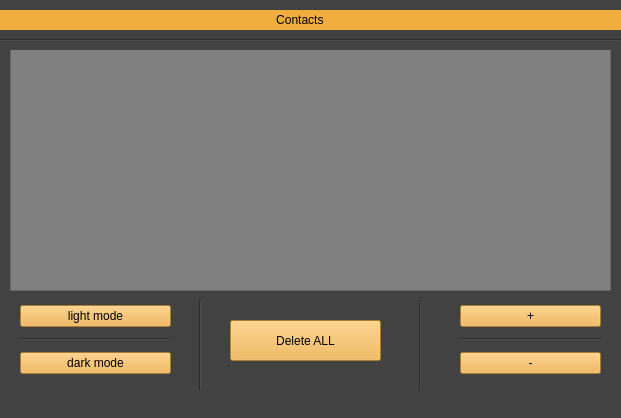
<?xml version="1.0" encoding="UTF-8"?>
<ui version="4.0">
 <class>MainWindow</class>
 <widget class="QMainWindow" name="MainWindow">
  <property name="geometry">
   <rect>
    <x>0</x>
    <y>0</y>
    <width>621</width>
    <height>418</height>
   </rect>
  </property>
  <property name="windowTitle">
   <string>MainWindow</string>
  </property>
  <property name="styleSheet">
   <string notr="true">background-color: rgb(66, 66, 66);</string>
  </property>
  <widget class="QWidget" name="centralwidget">
   <widget class="QWidget" name="verticalLayoutWidget_2">
    <property name="geometry">
     <rect>
      <x>460</x>
      <y>300</y>
      <width>141</width>
      <height>81</height>
     </rect>
    </property>
    <layout class="QVBoxLayout" name="verticalLayout_4">
     <item>
      <widget class="QPushButton" name="pushButton">
       <property name="styleSheet">
        <string notr="true">background-color: rgb(240, 173, 61);
</string>
       </property>
       <property name="text">
        <string>+</string>
       </property>
      </widget>
     </item>
     <item>
      <widget class="Line" name="line_6">
       <property name="orientation">
        <enum>Qt::Horizontal</enum>
       </property>
      </widget>
     </item>
     <item>
      <widget class="QPushButton" name="pushButton_2">
       <property name="styleSheet">
        <string notr="true">background-color: rgb(240, 173, 61);</string>
       </property>
       <property name="text">
        <string>-</string>
       </property>
      </widget>
     </item>
    </layout>
   </widget>
   <widget class="QWidget" name="verticalLayoutWidget_3">
    <property name="geometry">
     <rect>
      <x>20</x>
      <y>300</y>
      <width>151</width>
      <height>80</height>
     </rect>
    </property>
    <layout class="QVBoxLayout" name="verticalLayout_3">
     <item>
      <widget class="QPushButton" name="light_btn">
       <property name="styleSheet">
        <string notr="true">background-color: rgb(240, 173, 61);</string>
       </property>
       <property name="text">
        <string>light mode</string>
       </property>
      </widget>
     </item>
     <item>
      <widget class="Line" name="line_5">
       <property name="orientation">
        <enum>Qt::Horizontal</enum>
       </property>
      </widget>
     </item>
     <item>
      <widget class="QPushButton" name="dark_btn">
       <property name="styleSheet">
        <string notr="true">background-color: rgb(240, 173, 61);</string>
       </property>
       <property name="text">
        <string>dark mode</string>
       </property>
      </widget>
     </item>
    </layout>
   </widget>
   <widget class="QPushButton" name="Deleteall_btn">
    <property name="geometry">
     <rect>
      <x>230</x>
      <y>320</y>
      <width>151</width>
      <height>41</height>
     </rect>
    </property>
    <property name="styleSheet">
     <string notr="true">background-color: rgb(240, 173, 61);</string>
    </property>
    <property name="text">
     <string>Delete ALL</string>
    </property>
   </widget>
   <widget class="Line" name="line_7">
    <property name="geometry">
     <rect>
      <x>190</x>
      <y>300</y>
      <width>20</width>
      <height>91</height>
     </rect>
    </property>
    <property name="orientation">
     <enum>Qt::Vertical</enum>
    </property>
   </widget>
   <widget class="Line" name="line_8">
    <property name="geometry">
     <rect>
      <x>410</x>
      <y>300</y>
      <width>20</width>
      <height>91</height>
     </rect>
    </property>
    <property name="orientation">
     <enum>Qt::Vertical</enum>
    </property>
   </widget>
   <widget class="QScrollArea" name="scrollArea">
    <property name="geometry">
     <rect>
      <x>10</x>
      <y>40</y>
      <width>601</width>
      <height>251</height>
     </rect>
    </property>
    <property name="styleSheet">
     <string notr="true">background-color: rgb(128, 128, 128);
</string>
    </property>
    <property name="widgetResizable">
     <bool>true</bool>
    </property>
    <widget class="QWidget" name="scrollAreaWidgetContents_2">
     <property name="geometry">
      <rect>
       <x>0</x>
       <y>0</y>
       <width>599</width>
       <height>249</height>
      </rect>
     </property>
     <layout class="QVBoxLayout" name="verticalLayout_2">
      <item>
       <layout class="QVBoxLayout" name="verticalLayout"/>
      </item>
     </layout>
    </widget>
   </widget>
   <widget class="QLabel" name="label">
    <property name="geometry">
     <rect>
      <x>-20</x>
      <y>10</y>
      <width>901</width>
      <height>20</height>
     </rect>
    </property>
    <property name="styleSheet">
     <string notr="true">background-color: rgb(240, 173, 61);</string>
    </property>
    <property name="text">
     <string>                                                                                         Contacts</string>
    </property>
   </widget>
   <widget class="Line" name="line">
    <property name="geometry">
     <rect>
      <x>0</x>
      <y>30</y>
      <width>621</width>
      <height>20</height>
     </rect>
    </property>
    <property name="orientation">
     <enum>Qt::Horizontal</enum>
    </property>
   </widget>
  </widget>
  <widget class="QStatusBar" name="statusbar"/>
 </widget>
 <resources/>
 <connections/>
</ui>
